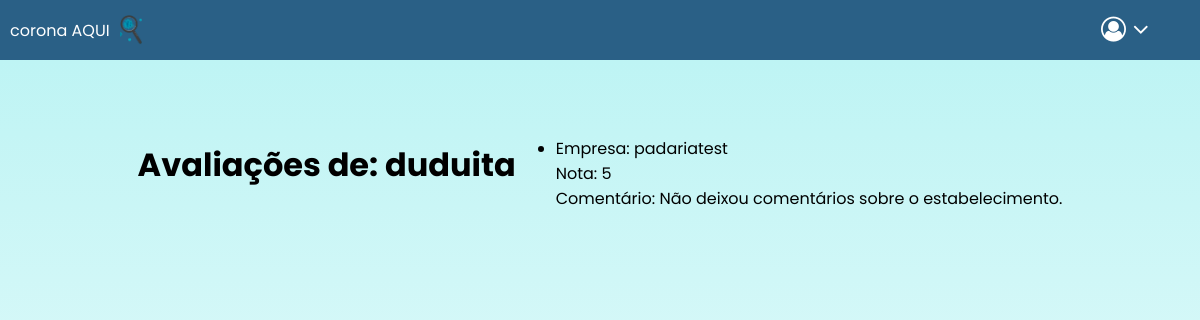
Screenshot of /registros/minhas-avaliacoes (signed in) with the database file from the repository.
### registros/models.py (models this page shows, shortened)
class Usuários(models.Model):
    id = models.AutoField(auto_created=True, primary_key=True, serialize=False, verbose_name='ID')
    name = models.CharField(max_length=64)
    email =  models.CharField(max_length=64)
    password = models.CharField(max_length=64)
    user = models.CharField(max_length=64)

class Empresas(models.Model):
    id = models.AutoField(auto_created=True, primary_key=True, serialize=False, verbose_name='ID')
    address = models.CharField(max_length=200)
    name = models.CharField(max_length=101)
    grade = models.IntegerField()
    longitude = models.FloatField(default='0.00')
    latitude = models.FloatField(default='0.00')

class Avaliações(models.Model):
    id = models.AutoField(auto_created=True, primary_key=True, serialize=False, verbose_name='ID')
    user = models.ManyToManyField(Usuários, blank=True, related_name="usuário")
    empresa = models.ManyToManyField(Empresas, blank=True, related_name="empresas")
    comment = models.CharField(max_length=300, default='Não deixou comentários sobre o estabelecimento.')
    grade = models.IntegerField()

### registros/views.py (the view)
# urls.py: path("minhas-avaliacoes", views.get_avaliacoes),
def get_avaliacoes(request):
    user = None
    avaliacoes_arr = []
    if request.session.has_key('username'):
        user = request.session['username']
        userid = list(Usuários.objects.filter(user=user).values('id'))[0]['id']
        avaliacoes = Avaliações.objects.filter(user__id=userid)
        for avaliacao in avaliacoes:
            avaliacoes_arr.append({'empresa':list(avaliacao.empresa.all())[0].name, 'comentario':avaliacao.comment, 'nota':avaliacao.grade})
    return render(request, "registros/minhas-avaliacoes.html", {"user" : user, "avaliacoes" : avaliacoes_arr})

### registros/templates/registros/minhas-avaliacoes.html
{% extends "registros/layout.html" %}
{% block body %}
    <h1>Avaliações de: {{ user }}</h1>
    <ul>
        {% for avaliacao in avaliacoes %}
            <li>
                    Empresa: {{ avaliacao.empresa }}<br>
                    Nota: {{ avaliacao.nota }}<br>
                    Comentário: {{ avaliacao.comentario }}
            </li><br>
        {% endfor %}
    </ul>
{% endblock %}

### home/static/index.css (style rules this page uses)
body { margin: 0; font-family: 'Poppins'; }

### rows the page displays
Usuários: user "duduita"
Empresas: empresa "padariatest"
Avaliações: comentario "Não deixou comentários sobre o estabelecimento."

### other values shown
{{ avaliacao.nota }} "5"
